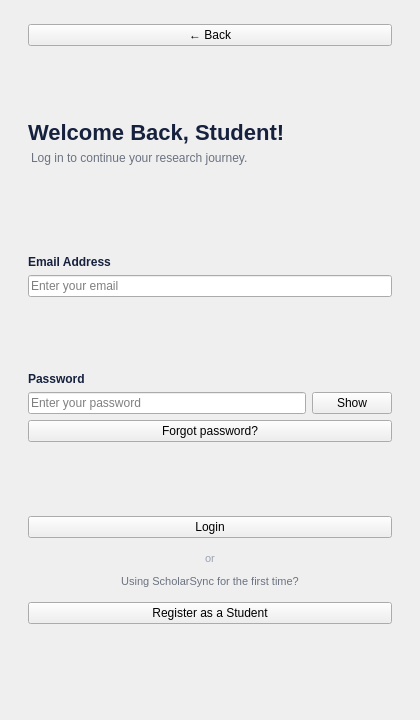
<?xml version="1.0" encoding="UTF-8"?>
<ui version="4.0">
 <class>StudentLogin</class>
 <widget class="QWidget" name="StudentLogin">
  <property name="geometry">
   <rect>
    <x>0</x>
    <y>0</y>
    <width>420</width>
    <height>720</height>
   </rect>
  </property>
  <layout class="QVBoxLayout" name="mainLayout">
   <property name="leftMargin"><number>28</number></property>
   <property name="topMargin"><number>24</number></property>
   <property name="rightMargin"><number>28</number></property>
   <property name="bottomMargin"><number>28</number></property>
   <property name="spacing"><number>6</number></property>
   <item>
    <widget class="QPushButton" name="btnBack">
     <property name="objectName"><string notr="true">backButton</string></property>
     <property name="text"><string>← Back</string></property>
     <property name="cursor"><cursorShape>PointingHandCursor</cursorShape></property>
     <property name="maximumWidth"><number>80</number></property>
    </widget>
   </item>
   <item>
    <spacer name="topSpacer1">
     <property name="orientation"><enum>Qt::Vertical</enum></property>
     <property name="sizeHint" stdset="0"><size><width>20</width><height>20</height></size></property>
    </spacer>
   </item>
   <item>
    <widget class="QLabel" name="titleLabel">
     <property name="text"><string>Welcome Back, Student!</string></property>
     <property name="wordWrap"><bool>true</bool></property>
     <property name="styleSheet"><string notr="true">font-size: 22px; font-weight: 700; color: #16213e;</string></property>
    </widget>
   </item>
   <item>
    <widget class="QLabel" name="subtitleLabel">
     <property name="text"><string>Log in to continue your research journey.</string></property>
     <property name="wordWrap"><bool>true</bool></property>
     <property name="styleSheet"><string notr="true">font-size: 12px; color: #6b7280; margin-bottom: 16px;</string></property>
    </widget>
   </item>
   <item>
    <spacer name="topSpacer2">
     <property name="orientation"><enum>Qt::Vertical</enum></property>
     <property name="sizeHint" stdset="0"><size><width>20</width><height>20</height></size></property>
    </spacer>
   </item>
   <item>
    <widget class="QLabel" name="emailFieldLabel">
     <property name="text"><string>Email Address</string></property>
     <property name="styleSheet"><string notr="true">font-size: 12px; font-weight: 600; color: #16213e;</string></property>
    </widget>
   </item>
   <item>
    <widget class="QLineEdit" name="emailLineEdit">
     <property name="placeholderText"><string>Enter your email</string></property>
    </widget>
   </item>
   <item>
    <spacer name="fieldSpacer1">
     <property name="orientation"><enum>Qt::Vertical</enum></property>
     <property name="sizeHint" stdset="0"><size><width>20</width><height>10</height></size></property>
    </spacer>
   </item>
   <item>
    <widget class="QLabel" name="passwordFieldLabel">
     <property name="text"><string>Password</string></property>
     <property name="styleSheet"><string notr="true">font-size: 12px; font-weight: 600; color: #16213e;</string></property>
    </widget>
   </item>
   <item>
    <layout class="QHBoxLayout" name="passwordRowLayout">
     <item>
      <widget class="QLineEdit" name="passwordLineEdit">
       <property name="placeholderText"><string>Enter your password</string></property>
       <property name="echoMode"><enum>QLineEdit::Password</enum></property>
      </widget>
     </item>
     <item>
      <widget class="QPushButton" name="btnTogglePassword">
       <property name="text"><string>Show</string></property>
       <property name="maximumWidth"><number>56</number></property>
       <property name="minimumHeight"><number>32</number></property>
       <property name="cursor"><cursorShape>PointingHandCursor</cursorShape></property>
       <property name="flat"><bool>false</bool></property>
      </widget>
     </item>
    </layout>
   </item>
   <item>
    <widget class="QPushButton" name="btnForgotPassword">
     <property name="objectName"><string notr="true">linkButton</string></property>
     <property name="text"><string>Forgot password?</string></property>
     <property name="cursor"><cursorShape>PointingHandCursor</cursorShape></property>
     <property name="layoutDirection"><enum>Qt::RightToLeft</enum></property>
    </widget>
   </item>
   <item>
    <spacer name="fieldSpacer2">
     <property name="orientation"><enum>Qt::Vertical</enum></property>
     <property name="sizeHint" stdset="0"><size><width>20</width><height>16</height></size></property>
    </spacer>
   </item>
   <item>
    <widget class="QPushButton" name="btnLogin">
     <property name="objectName"><string notr="true">primaryButton</string></property>
     <property name="text"><string>Login</string></property>
     <property name="minimumHeight"><number>44</number></property>
     <property name="cursor"><cursorShape>PointingHandCursor</cursorShape></property>
    </widget>
   </item>
   <item>
    <widget class="QLabel" name="orLabel">
     <property name="text"><string>or</string></property>
     <property name="alignment"><set>Qt::AlignHCenter</set></property>
     <property name="styleSheet"><string notr="true">font-size: 11px; color: #9aa3b2; margin-top: 8px; margin-bottom: 4px;</string></property>
    </widget>
   </item>
   <item>
    <widget class="QLabel" name="firstTimeLabel">
     <property name="text"><string>Using ScholarSync for the first time?</string></property>
     <property name="alignment"><set>Qt::AlignHCenter</set></property>
     <property name="styleSheet"><string notr="true">font-size: 11px; color: #6b7280; margin-bottom: 8px;</string></property>
    </widget>
   </item>
   <item>
    <widget class="QPushButton" name="btnRegister">
     <property name="objectName"><string notr="true">secondaryButton</string></property>
     <property name="text"><string>Register as a Student</string></property>
     <property name="minimumHeight"><number>44</number></property>
     <property name="cursor"><cursorShape>PointingHandCursor</cursorShape></property>
    </widget>
   </item>
   <item>
    <spacer name="bottomSpacer">
     <property name="orientation"><enum>Qt::Vertical</enum></property>
     <property name="sizeHint" stdset="0"><size><width>20</width><height>40</height></size></property>
    </spacer>
   </item>
  </layout>
 </widget>
 <resources/>
 <connections/>
</ui>
